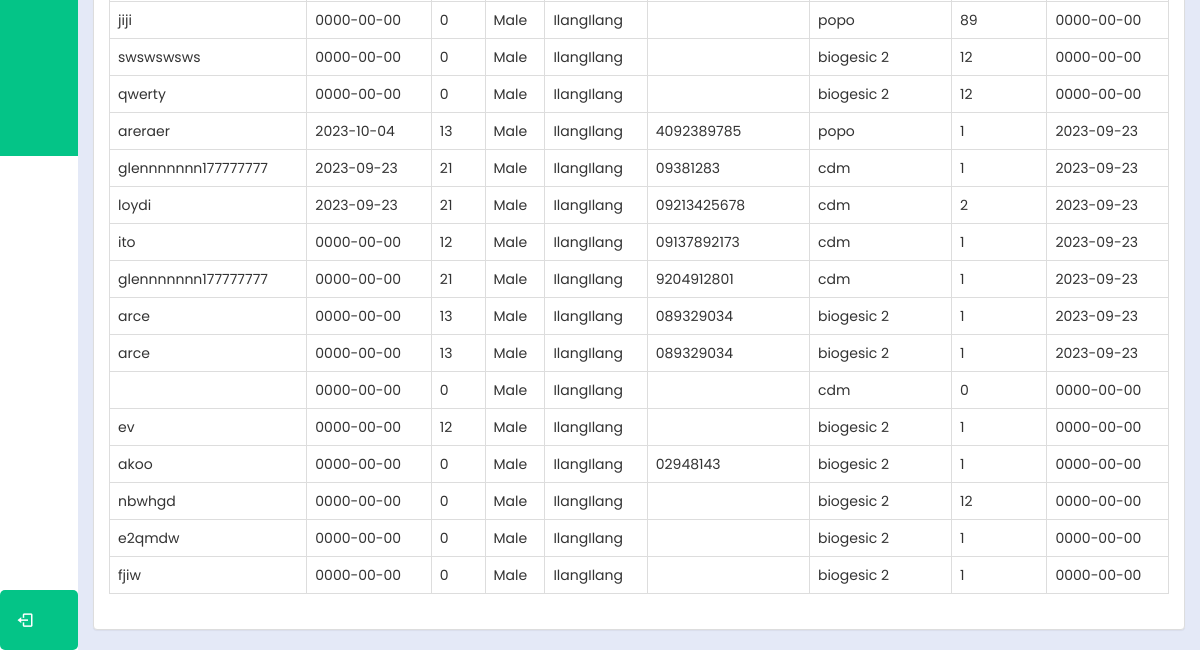
/admin/records.php (signed in, lower part), run on an earlier commit of the app's database.
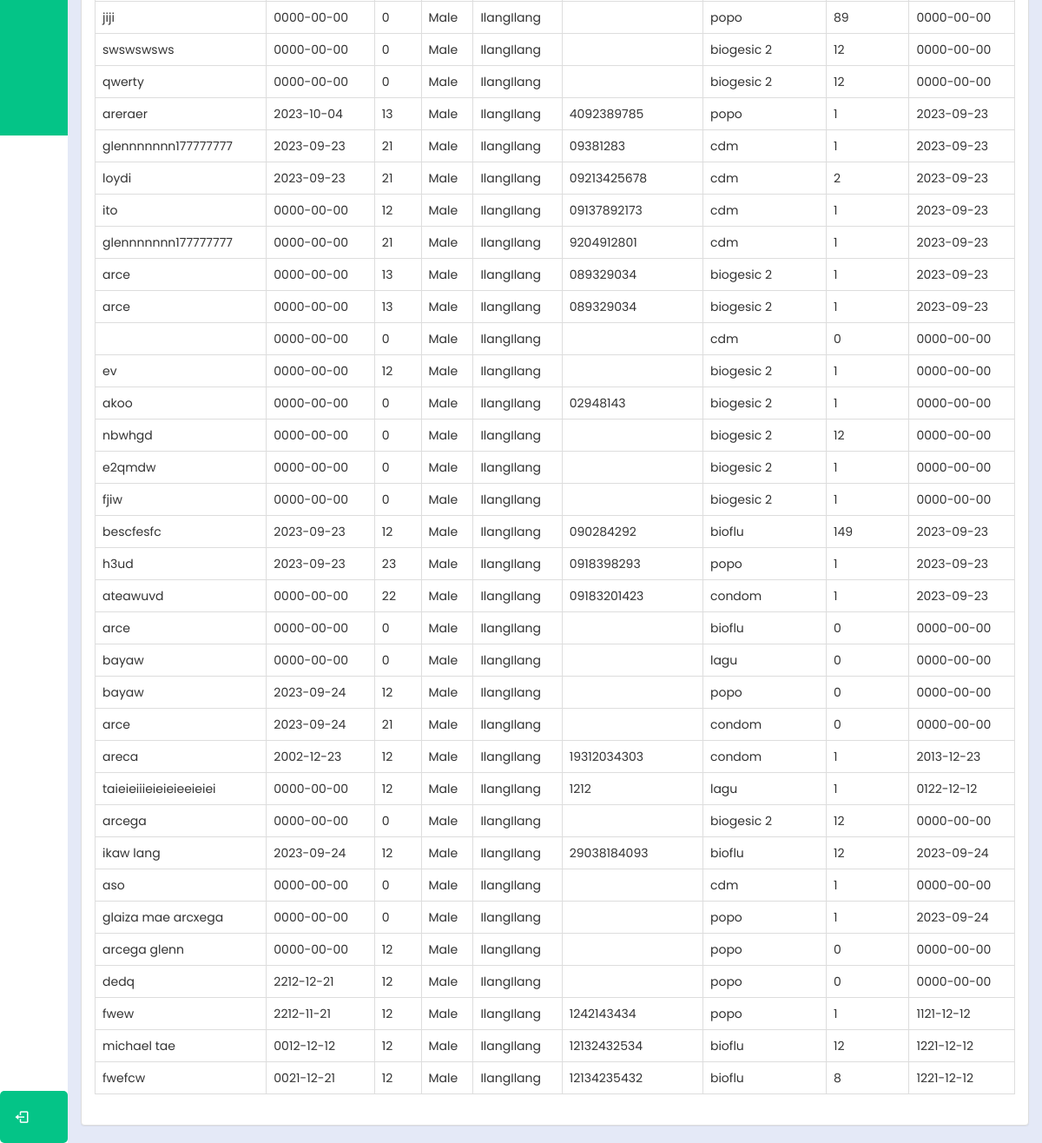
And on a later commit of the database.
### tables this page shows
CREATE TABLE `residentrecords` (
  `residentId` int(30) NOT NULL,
  `productId` int(30) NOT NULL,
  `residentName` varchar(100) NOT NULL,
  `dateBirth` date NOT NULL,
  `age` int(10) NOT NULL,
  `sex` varchar(10) NOT NULL,
  `address` varchar(100) NOT NULL,
  `contactNumber` varchar(11) NOT NULL,
  `productName` varchar(100) NOT NULL,
  `quantity_req` int(100) NOT NULL,
  `givenDate` date NOT NULL
);

### admin/records.php (the view, shortened to what this page needs)
<?php
@include "../connection/connect.php";
if(isset($_SESSION['user_data'])){
?>
<!DOCTYPE html>
<html lang="en">
<head>
  <link rel="stylesheet" href="../cssmainmenu/style.css">
  <link href='https://unpkg.com/boxicons@2.1.4/css/boxicons.min.css' rel='stylesheet'>
  <link rel = "stylesheet" type = "text/css" href = "../css/bootstrap.css " />
  <link rel = "stylesheet" type = "text/css" href = "../css/style.css" />
</head>
<body>
  <div class="sidebar">
    <ul class="nav-list">
      <li class="profile">
        <div class="profile_details">
        <div class="profile_content">
        <div class="name"><?php echo $_SESSION['user_data']['name']; ?></div>
      </div>
    </div>
  <a href="../logout.php" id="log_out">
    <i class="bx bx-log-out"></i>
  </a>
  </li>
    </ul>
  </div>
  <section class="home-section">
    <div class = "container-fluid">
		<div class = "panel panel-default">
			<div class = "panel-body">
				<br />
				<br />
				<table id = "table" class = "table table-bordered">
					<tbody>
					<?php
						$query = $conn->query("SELECT * FROM `residentrecords`") or die(mysqli_error());
						while($fetch = $query->fetch_array()){
					?>
						<tr>
							<td><?php echo $fetch['residentName']?></td>
							<td><?php echo $fetch['dateBirth']?></td>
							<td><?php echo $fetch['age']?></td>
							<td><?php echo $fetch['sex']?></td>
							<td><?php echo $fetch['address']?></td>
							<td><?php echo $fetch['contactNumber']?></td>
							<td><?php echo $fetch['productName']?></td>
							<td><?php echo $fetch['quantity_req']?></td>
							<td><?php echo $fetch['givenDate']?></td>
						</tr>
					<?php
						}
					?>
					</tbody>
				</table>
			</div>
		</div>
	</div>
  </section>
</body>
</html>
<?php
}
else{
	header("Location:.././index.php?error=UnAuthorized Access");
}

What changed in the data, as far as the page shows it:
added residentrecords: residentName "bescfesfc", dateBirth "2023-09-23", age "12", sex "Male", address "IlangIlang", contactNumber "090284292", productName "bioflu", quantity_req "149", givenDate "2023-09-23"
added residentrecords: residentName "h3ud", dateBirth "2023-09-23", age "23", sex "Male", address "IlangIlang", contactNumber "0918398293", productName "popo", quantity_req "1", givenDate "2023-09-23"
added residentrecords: residentName "ateawuvd", dateBirth "0000-00-00", age "22", sex "Male", address "IlangIlang", contactNumber "09183201423", productName "condom", quantity_req "1", givenDate "2023-09-23"
added residentrecords: residentName "arce", dateBirth "0000-00-00", age "0", sex "Male", address "IlangIlang", productName "bioflu", quantity_req "0", givenDate "0000-00-00"
added residentrecords: residentName "bayaw", dateBirth "0000-00-00", age "0", sex "Male", address "IlangIlang", productName "lagu", quantity_req "0", givenDate "0000-00-00"
added residentrecords: residentName "bayaw", dateBirth "2023-09-24", age "12", sex "Male", address "IlangIlang", productName "popo", quantity_req "0", givenDate "0000-00-00"
added residentrecords: residentName "arce", dateBirth "2023-09-24", age "21", sex "Male", address "IlangIlang", productName "condom", quantity_req "0", givenDate "0000-00-00"
added residentrecords: residentName "areca", dateBirth "2002-12-23", age "12", sex "Male", address "IlangIlang", contactNumber "19312034303", productName "condom", quantity_req "1", givenDate "2013-12-23"
added residentrecords: residentName "taieieiiieieieieeieiei", dateBirth "0000-00-00", age "12", sex "Male", address "IlangIlang", contactNumber "1212", productName "lagu", quantity_req "1", givenDate "0122-12-12"
added residentrecords: residentName "arcega", dateBirth "0000-00-00", age "0", sex "Male", address "IlangIlang", productName "biogesic 2", quantity_req "12", givenDate "0000-00-00"
added residentrecords: residentName "ikaw lang", dateBirth "2023-09-24", age "12", sex "Male", address "IlangIlang", contactNumber "29038184093", productName "bioflu", quantity_req "12", givenDate "2023-09-24"
added residentrecords: residentName "aso", dateBirth "0000-00-00", age "0", sex "Male", address "IlangIlang", productName "cdm", quantity_req "1", givenDate "0000-00-00"
added residentrecords: residentName "glaiza mae arcxega", dateBirth "0000-00-00", age "0", sex "Male", address "IlangIlang", productName "popo", quantity_req "1", givenDate "2023-09-24"
added residentrecords: residentName "arcega glenn", dateBirth "0000-00-00", age "12", sex "Male", address "IlangIlang", productName "popo", quantity_req "0", givenDate "0000-00-00"
added residentrecords: residentName "dedq", dateBirth "2212-12-21", age "12", sex "Male", address "IlangIlang", productName "popo", quantity_req "0", givenDate "0000-00-00"
added residentrecords: residentName "fwew", dateBirth "2212-11-21", age "12", sex "Male", address "IlangIlang", contactNumber "1242143434", productName "popo", quantity_req "1", givenDate "1121-12-12"
added residentrecords: residentName "michael tae", dateBirth "0012-12-12", age "12", sex "Male", address "IlangIlang", contactNumber "12132432534", productName "bioflu", quantity_req "12", givenDate "1221-12-12"
added residentrecords: residentName "fwefcw", dateBirth "0021-12-21", age "12", sex "Male", address "IlangIlang", contactNumber "12134235432", productName "bioflu", quantity_req "8", givenDate "1221-12-12"
